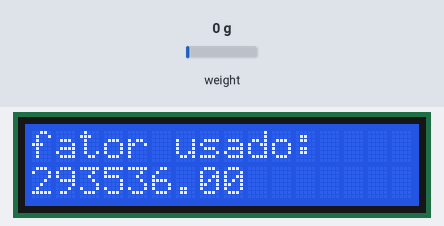
Simulated run of this sketch. Board: Arduino Uno, built with avr-gcc and run on an emulated ATmega328P. On the bench: 16×2 character LCD. Inputs (shaded band) come from the test bench; at power-on: weight on the scale 0 g.

Above: at 1.1 s.
At 4.2 s:
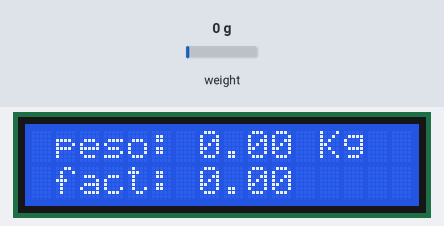
4.3 s: weight on the scale set to 100 g
At 5.6 s:
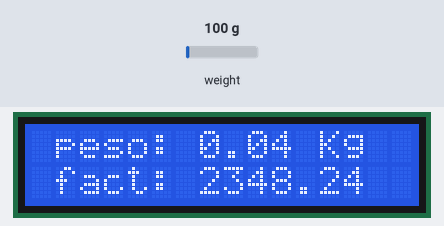
7.3 s: weight on the scale set to 1250 g
At 9.6 s:
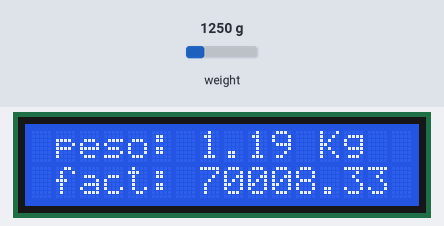
10.3 s: weight on the scale set to 2500 g
At 11.5 s:
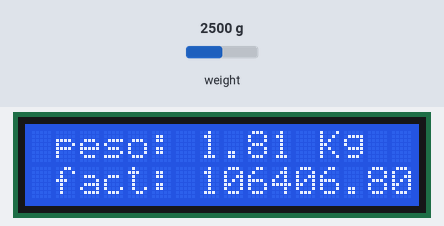
Timing chart, 0 to 13.3 s (numbered marks = the images above; inputs shaded):
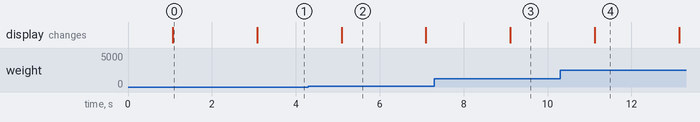

Measured:
- after the input at 4.3 s, the display: changes after 0.79 s (image 2)
- after the input at 7.3 s, the display: changes after 1.8 s (image 3)
- after the input at 10.3 s, the display: changes after 0.83 s (image 4)
- what the display in image 0 shows lasts 2.0 s, from 1.1 s to 3.1 s

The sketch:

main.ino
```cpp
#include <LiquidCrystal.h>
#include "HX711.h"

#define cal_fact 293536.f

HX711 scale;
float peso = 0;
float pesoagr = 0;
int media = 20;

#define Delay 1000

float peso_fator = 5;

LiquidCrystal lcd(12, 11, 5, 4, 3, 2);

void sbal();
void balanca();
void displayy();
```

balanca.ino
```cpp
void balanca() {
  scale.power_up();
  int t, i, n, T;
  double val, sum, sumsq, mean;
  float stddev;

  n = media;
  t = millis();
  i = sum = sumsq = 0;
  while (i<n) {
    val = ((scale.read() - scale.get_offset()) / scale.get_scale());
    sum += val;
    sumsq += val * val;
    i++;
  }
  t = millis() - t;
  mean = sum / n;
  stddev = sqrt(sumsq / n - mean * mean);
   pesoagr = sum / n, 3;
   peso = stddev, 3;
  scale.power_down();
}
```

display.ino
```cpp
void displayy() {
  lcd.clear();
  lcd.setCursor(1, 0);
  lcd.print("peso: ");
  lcd.print(String(pesoagr) + " Kg");
  lcd.setCursor(1, 1);
  String imprimir_fact = "fact: " + String((cal_fact * pesoagr) / peso_fator);
  lcd.print(imprimir_fact);
}
```

loop.ino
```cpp
void loop() {
displayy();
balanca();
  }
```

setup.ino
```cpp
void setup() {
  lcd.begin(16, 2);
  lcd.setCursor(0, 0);
  lcd.print("peso do fator:");
  lcd.setCursor(0, 1);
  lcd.print(peso_fator);
  delay(Delay);
  lcd.clear();
  lcd.setCursor(0, 0);
  lcd.print("fator usado: ");
  lcd.setCursor(0, 1);
  lcd.print(cal_fact);
  delay(Delay);
  sbal();
  }
```

setupbal.ino
```cpp
void sbal() {
  // DT - A1
  // SCK - A0
  scale.begin(A1, A0);

  scale.set_scale(cal_fact);
  scale.tare();
}
```
